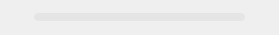
          <widget class="QFrame" name="player">
           <property name="minimumSize">
            <size>
             <width>0</width>
             <height>35</height>
            </size>
           </property>
           <property name="maximumSize">
            <size>
             <width>16777215</width>
             <height>35</height>
            </size>
           </property>
           <layout class="QHBoxLayout" name="horizontalLayout_3" stretch="1,5,1,100,1,5,1">
            <property name="spacing">
             <number>0</number>
            </property>
            <property name="leftMargin">
             <number>0</number>
            </property>
            <property name="topMargin">
             <number>0</number>
            </property>
            <property name="rightMargin">
             <number>0</number>
            </property>
            <property name="bottomMargin">
             <number>0</number>
            </property>
            <item>
             <spacer name="horizontalSpacer_7">
              <property name="orientation">
               <enum>Qt::Horizontal</enum>
              </property>
              <property name="sizeHint" stdset="0">
               <size>
                <width>40</width>
                <height>20</height>
               </size>
              </property>
             </spacer>
            </item>
            <item>
             <widget class="QPushButton" name="playbtn">
              <property name="minimumSize">
               <size>
                <width>30</width>
                <height>30</height>
               </size>
              </property>
              <property name="maximumSize">
               <size>
                <width>30</width>
                <height>30</height>
               </size>
              </property>
              <property name="styleSheet">
               <string notr="true">QPushButton#playbtn{
	border:none;
}
QPushButton::hover {
border-style: solid;
border-width: 0px;
border-radius: 15px;
background-color: rgba(223, 223, 223, 150);
}</string>
              </property>
              <property name="text">
               <string/>
              </property>
              <property name="icon">
               <iconset resource="../apprcc.qrc">
                <normaloff>:/img/img/icons/play-button.png</normaloff>:/img/img/icons/play-button.png</iconset>
              </property>
              <property name="iconSize">
               <size>
                <width>28</width>
                <height>28</height>
               </size>
              </property>
              <property name="checkable">
               <bool>false</bool>
              </property>
             </widget>
            </item>
            <item>
             <spacer name="horizontalSpacer">
              <property name="orientation">
               <enum>Qt::Horizontal</enum>
              </property>
              <property name="sizeHint" stdset="0">
               <size>
                <width>20</width>
                <height>20</height>
               </size>
              </property>
             </spacer>
            </item>
            <item>
             <widget class="QProgressBar" name="progressBar">
              <property name="minimumSize">
               <size>
                <width>0</width>
                <height>8</height>
               </size>
              </property>
              <property name="maximumSize">
               <size>
                <width>16777215</width>
                <height>8</height>
               </size>
              </property>
              <property name="styleSheet">
               <string notr="true">QProgressBar{
	color: rgb(255, 255, 255);
	font:12pt;
	text-align:center;
	border:none;
	background-color: rgba(215, 215, 215,100);
	border-radius:4px;
}
QProgressBar:chunk{
	border-radius:4px;
 	background: rgba(55, 55, 55, 200);
}</string>
              </property>
              <property name="maximum">
               <number>1000</number>
              </property>
              <property name="value">
               <number>0</number>
              </property>
              <property name="textVisible">
               <bool>false</bool>
              </property>
             </widget>
            </item>
            <item>
             <spacer name="horizontalSpacer_2">
              <property name="orientation">
               <enum>Qt::Horizontal</enum>
              </property>
              <property name="sizeHint" stdset="0">
               <size>
                <width>20</width>
                <height>20</height>
               </size>
              </property>
             </spacer>
            </item>
            <item>
             <widget class="QPushButton" name="stopbtn">
              <property name="minimumSize">
               <size>
                <width>30</width>
                <height>30</height>
               </size>
              </property>
              <property name="maximumSize">
               <size>
                <width>30</width>
                <height>30</height>
               </size>
              </property>
              <property name="styleSheet">
               <string notr="true">QPushButton#stopbtn{
	border:none;
}
QPushButton::hover {
border-style: solid;
border-width: 0px;
border-radius: 15px;
background-color: rgba(223, 223, 223, 150);
}</string>
              </property>
              <property name="text">
               <string/>
              </property>
              <property name="icon">
               <iconset resource="../apprcc.qrc">
                <normaloff>:/img/img/icons/stop-button.png</normaloff>:/img/img/icons/stop-button.png</iconset>
              </property>
              <property name="iconSize">
               <size>
                <width>28</width>
                <height>28</height>
               </size>
              </property>
             </widget>
            </item>
            <item>
             <spacer name="horizontalSpacer_8">
              <property name="orientation">
               <enum>Qt::Horizontal</enum>
              </property>
              <property name="sizeHint" stdset="0">
               <size>
                <width>40</width>
                <height>20</height>
               </size>
              </property>
             </spacer>
            </item>
           </layout>
          </widget>
